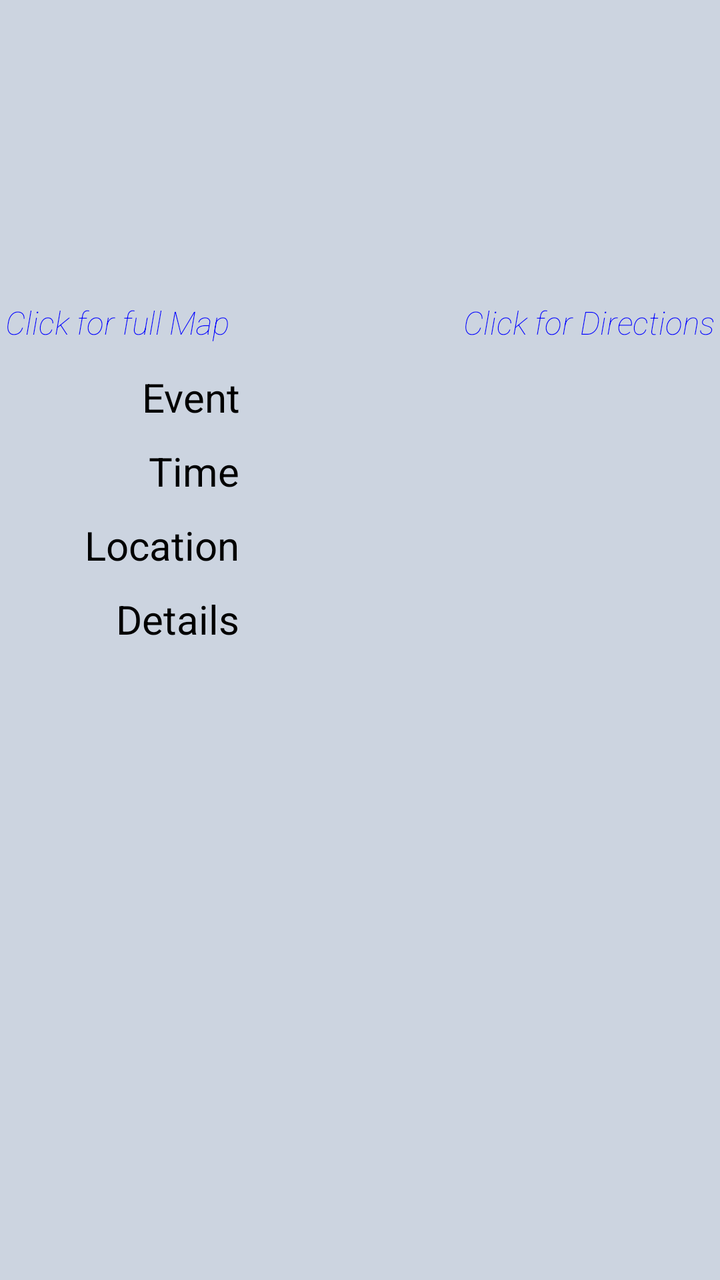
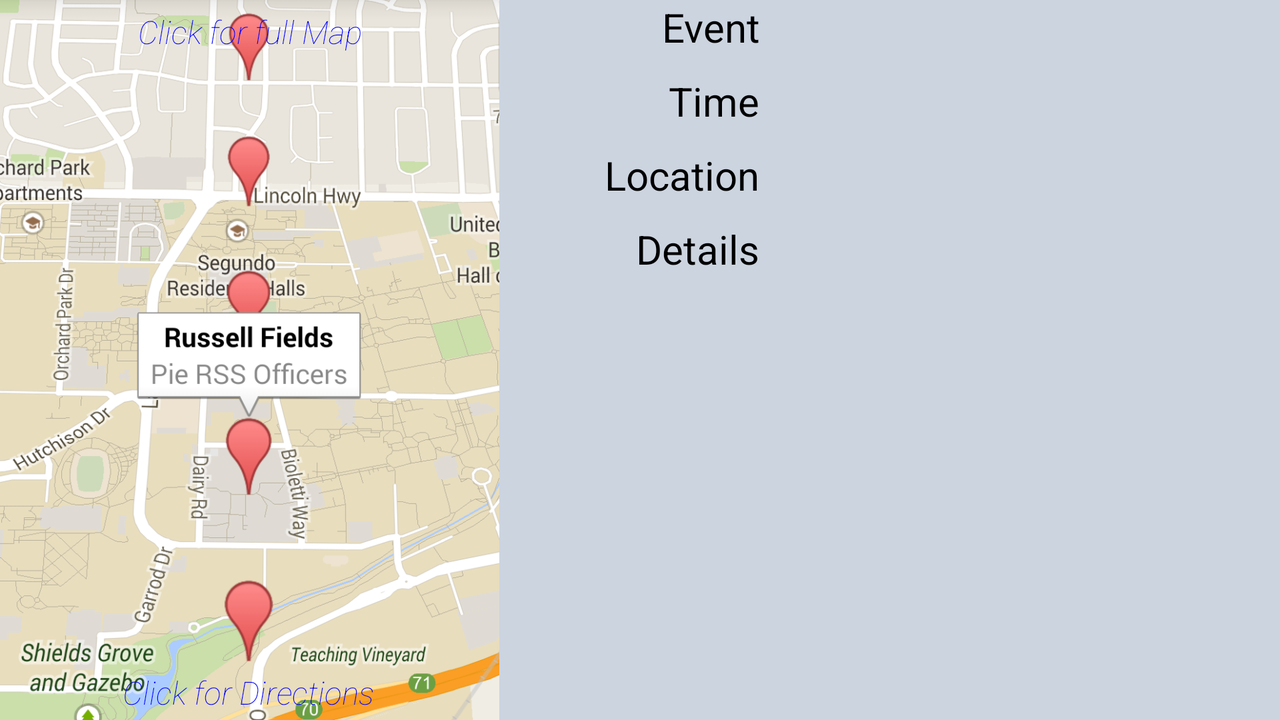

One screen, two layout resources from the same app: the default and the repository's alternative for another configuration. Each is rendered where Android would select it; the XML of both is given below.
<!-- AndroidManifest.xml: application theme AppTheme -->
<!-- res/layout/fragment_event.xml -->
<?xml version="1.0" encoding="utf-8"?>

<RelativeLayout 
    xmlns:android="http://schemas.android.com/apk/res/android"
    xmlns:tools="http://schemas.android.com/tools"
    android:id="@+id/event_page" 
    android:layout_width="match_parent"  
    android:layout_height="match_parent"
    android:background="@color/aggie_blue_20"
    
    android:paddingBottom="@dimen/activity_vertical_margin"
    android:paddingLeft="@dimen/activity_horizontal_margin"
    android:paddingRight="@dimen/activity_horizontal_margin"
    android:paddingTop="@dimen/activity_vertical_margin"
    tools:context="com.shronas.rssconference.Contact$PlaceholderFragment">
      
    <FrameLayout
        android:id="@+id/map_frame"
        android:layout_width="match_parent"             
        android:layout_height="175dp"
        android:layout_centerHorizontal="true" 
        android:layout_marginBottom="10dp">
		<ImageView
		    android:id="@+id/map_image"
		    android:layout_width="match_parent" 		        
		    android:layout_height="match_parent"
		    android:contentDescription="@string/contentDesc"
		    android:scaleType="centerCrop" />
		
		
		
		<TextView
		    android:id="@+id/map_text"
        android:layout_width="wrap_content"
        android:layout_height="wrap_content"
        android:fontFamily="sans-serif-thin"
        android:text="@string/click_for_map"
        android:layout_gravity="bottom|left"
        android:textColor="@color/blue"
        android:textSize="16sp"
        android:textStyle="italic"
        android:layout_marginLeft="3dp"
        android:layout_marginBottom="3dp"
        android:paddingTop="5dp"
        android:paddingRight="5dp"
        android:clickable="true"
        android:onClick="openMap" />
		 
    <TextView
        android:id="@+id/directions_text"
        android:layout_width="wrap_content"
        android:layout_height="wrap_content"
        android:fontFamily="sans-serif-thin"
        android:text="@string/click_for_directions"
        android:layout_gravity="bottom|right"
        android:textColor="@color/blue"
        android:textSize="16sp"
        android:textStyle="italic"
        android:layout_marginRight="3dp"
        android:layout_marginBottom="3dp"
        android:paddingLeft="5dp"
        android:paddingTop="5dp"
        android:clickable="true"        
        android:onClick="openDirections" /> 
		</FrameLayout>
        
    <LinearLayout
        android:id="@+id/event_name_row"
        android:layout_width="match_parent"
        android:layout_height="wrap_content"
        android:orientation="horizontal"
        android:layout_below="@id/map_frame"
        android:layout_marginBottom="10dp">
        
        <TextView
            android:id="@+id/event_name_title"
            android:layout_width="0dp"
            android:layout_height="match_parent"
            android:layout_weight="2"
            android:fontFamily="sans-serif"
            android:gravity="right|center_vertical"
            android:text="@string/event_default"
            android:textColor="@color/black"
            android:textSize="20sp" />

        <TextView
            android:id="@+id/event_name"
            android:layout_width="0dp"
            android:layout_height="wrap_content"
            android:layout_weight="4"
            android:fontFamily="sans-serif-thin"
            android:paddingLeft="5dp"
            android:gravity="left"
            android:textColor="@color/black"
            android:textSize="20sp" />
  
    </LinearLayout>
    
    <LinearLayout
        android:id="@+id/event_time_row"
        android:layout_width="match_parent"
        android:layout_height="wrap_content"
        android:orientation="horizontal"
        android:layout_below="@id/event_name_row"
        android:layout_marginBottom="10dp">
        
        <TextView
            android:id="@+id/event_time_title"
            android:layout_width="0dp"
            android:layout_height="match_parent"
            android:layout_weight="2"
            android:fontFamily="sans-serif"
            android:gravity="right|center_vertical"
            android:text="@string/event_time_default"
            android:textColor="@color/black"
            android:textSize="20sp" />

        <TextView
            android:id="@+id/event_time"
            android:layout_width="0dp"
            android:layout_height="wrap_content"
            android:layout_weight="4"
            android:fontFamily="sans-serif-thin"
            android:paddingLeft="5dp"
            android:gravity="left"
            android:textColor="@color/black"
            android:textSize="20sp" />  
    </LinearLayout>
    
    <LinearLayout
        android:id="@+id/event_location_row"
        android:layout_width="match_parent"
        android:layout_height="wrap_content"
        android:orientation="horizontal"
        android:layout_below="@id/event_time_row"
        android:layout_marginBottom="10dp">
        
        <TextView
            android:id="@+id/event_location_title"
            android:layout_width="0dp"
            android:layout_height="match_parent"
            android:layout_weight="2"
            android:fontFamily="sans-serif"
            android:gravity="right|center_vertical"
            android:text="@string/event_loc_default"
            android:textColor="@color/black"
            android:textSize="20sp" />

        <TextView
            android:id="@+id/event_location"
            android:layout_width="0dp"
            android:layout_height="match_parent"
            android:layout_weight="4"
            android:paddingLeft="5dp"
            android:gravity="left"
            android:fontFamily="sans-serif-thin"
            android:textColor="@color/black"
            android:textSize="20sp" />  		            
    </LinearLayout>    
    
    <LinearLayout
        android:id="@+id/event_details_row"
        android:layout_width="match_parent"
        android:layout_height="wrap_content"
        android:orientation="horizontal"
        android:layout_below="@id/event_location_row">
        
        <TextView
            android:id="@+id/event_details_title"
            android:layout_width="0dp"
            android:layout_height="match_parent"
            android:layout_weight="2"
            android:fontFamily="sans-serif"
            android:gravity="right|center_vertical"
            android:text="@string/event_details_default"
            android:textColor="@color/black"
            android:textSize="20sp" />

        <ScrollView
            android:layout_weight="4"
            android:layout_width="0dp"
            android:layout_height="wrap_content"
            android:scrollbarAlwaysDrawVerticalTrack="true">
        <TextView
            android:id="@+id/event_details"
            android:layout_width="match_parent"
            android:layout_height="wrap_content"
            android:fontFamily="sans-serif-thin"
            android:paddingLeft="5dp"
            android:gravity="left"
            android:textColor="@color/black"
            android:textSize="20sp" /> 
        </ScrollView> 
    </LinearLayout>        
</RelativeLayout>
<!-- resources referenced by this layout -->
<resources>
  <color name="aggie_blue_20">#CCD4E0</color>
  <color name="black">#000000</color>
  <color name="blue">#0000FF</color>
  <string name="click_for_directions">Click for Directions</string>
  <string name="click_for_map">Click for full Map</string>
  <string name="contentDesc">Image</string>
  <string name="event_default">Event</string>
  <string name="event_details_default">Details</string>
  <string name="event_loc_default">Location</string>
  <string name="event_time_default">Time</string>
  <style name="AppTheme" parent="AppBaseTheme">
          
      </style>
  <!-- from res/values-v14/ -->
  <style name="AppBaseTheme" parent="Theme.AppCompat.Light.DarkActionBar">
          
      </style>
</resources>
<!-- res/layout-land/fragment_event.xml (the repository's variant of the layout above) -->
<!-- drawn on the phone turned sideways -->
<?xml version="1.0" encoding="utf-8"?>

<LinearLayout 
    xmlns:android="http://schemas.android.com/apk/res/android"
    xmlns:tools="http://schemas.android.com/tools"
    android:id="@+id/event_page" 
    android:layout_width="match_parent"  
    android:layout_height="match_parent"
    android:orientation="horizontal"
    android:background="@color/aggie_blue_20"
    android:baselineAligned="false" 
    
    android:paddingBottom="@dimen/activity_vertical_margin"
    android:paddingLeft="@dimen/activity_horizontal_margin"
    android:paddingRight="@dimen/activity_horizontal_margin"
    android:paddingTop="@dimen/activity_vertical_margin"
    tools:context="com.shronas.rssconference.Contact$PlaceholderFragment">
      
    <FrameLayout
        android:id="@+id/map_frame"
        android:layout_width="250dp"             
        android:layout_height="match_parent">
    <ImageView
        android:id="@+id/map_image"
        android:layout_width="match_parent"            

 
        android:layout_height="match_parent"
        android:src="@drawable/map2" 
        android:contentDescription="@string/contentDesc"
        android:scaleType="centerCrop" />
    
    <TextView
        android:id="@+id/map_text"
        android:layout_width="wrap_content"
        android:layout_height="wrap_content"
        android:fontFamily="sans-serif-thin"
        android:text="@string/click_for_map"
        android:layout_gravity="top|center"
        android:textColor="@color/blue"
        android:textSize="16sp"
        android:textStyle="italic"
        android:layout_marginLeft="3dp"
        android:layout_marginBottom="3dp"
        android:paddingTop="5dp"
        android:paddingRight="5dp"
        android:clickable="true"
        android:onClick="openMap" />
     
    <TextView
        android:id="@+id/directions_text"
        android:layout_width="wrap_content"
        android:layout_height="wrap_content"
        android:fontFamily="sans-serif-thin"
        android:text="@string/click_for_directions"
        android:layout_gravity="bottom|center"
        android:textColor="@color/blue"
        android:textSize="16sp"
        android:textStyle="italic"
        android:layout_marginRight="3dp"
        android:layout_marginBottom="3dp"
        android:paddingLeft="5dp"
        android:paddingTop="5dp"
        android:clickable="true"        
        android:onClick="openDirections" /> 
    </FrameLayout>
        
    <RelativeLayout
        android:layout_width="0dp"
        android:layout_weight="1.5"             
        android:layout_height="match_parent">
    <LinearLayout
        android:id="@+id/event_name_row"
        android:layout_width="match_parent"
        android:layout_height="wrap_content"
        android:orientation="horizontal"
        android:layout_marginBottom="10dp">
        
        <TextView
            android:id="@+id/event_name_title"
            android:layout_width="0dp"
            android:layout_height="match_parent"
            android:layout_weight="2"
            android:fontFamily="sans-serif"
            android:gravity="right|center_vertical"
            android:text="@string/event_default"
            android:textColor="@color/black"
            android:textSize="20sp" />

        <TextView
            android:id="@+id/event_name"
            android:layout_width="0dp"
            android:layout_height="wrap_content"
            android:layout_weight="4"
            android:fontFamily="sans-serif-thin"
            android:paddingLeft="5dp"
            android:gravity="left"
            android:textColor="@color/black"
            android:textSize="20sp" />
  
    </LinearLayout>
    
    <LinearLayout
        android:id="@+id/event_time_row"
        android:layout_width="match_parent"
        android:layout_height="wrap_content"
        android:orientation="horizontal"
        android:layout_below="@id/event_name_row"
        android:layout_marginBottom="10dp">
        
        <TextView
            android:id="@+id/event_time_title"
            android:layout_width="0dp"
            android:layout_height="match_parent"
            android:layout_weight="2"
            android:fontFamily="sans-serif"
            android:gravity="right|center_vertical"
            android:text="@string/event_time_default"
            android:textColor="@color/black"
            android:textSize="20sp" />

        <TextView
            android:id="@+id/event_time"
            android:layout_width="0dp"
            android:layout_height="wrap_content"
            android:layout_weight="4"
            android:fontFamily="sans-serif-thin"
            android:paddingLeft="5dp"
            android:gravity="left"
            android:textColor="@color/black"
            android:textSize="20sp" />  
    </LinearLayout>
    
    <LinearLayout
        android:id="@+id/event_location_row"
        android:layout_width="match_parent"
        android:layout_height="wrap_content"
        android:orientation="horizontal"
        android:layout_below="@id/event_time_row"
        android:layout_marginBottom="10dp">
        
        <TextView
            android:id="@+id/event_location_title"
            android:layout_width="0dp"
            android:layout_height="match_parent"
            android:layout_weight="2"
            android:fontFamily="sans-serif"
            android:gravity="right|center_vertical"
            android:text="@string/event_loc_default"
            android:textColor="@color/black"
            android:textSize="20sp" />

        <TextView
            android:id="@+id/event_location"
            android:layout_width="0dp"
            android:layout_height="match_parent"
            android:layout_weight="4"
            android:paddingLeft="5dp"
            android:gravity="left"
            android:fontFamily="sans-serif-thin"
            android:textColor="@color/black"
            android:textSize="20sp" />                  
    </LinearLayout>    
    
    <LinearLayout
        android:id="@+id/event_details_row"
        android:layout_width="match_parent"
        android:layout_height="wrap_content"
        android:orientation="horizontal"
        android:layout_below="@id/event_location_row">
        
        <TextView
            android:id="@+id/event_details_title"
            android:layout_width="0dp"
            android:layout_height="match_parent"
            android:layout_weight="2"
            android:fontFamily="sans-serif"
            android:gravity="right|center_vertical"
            android:text="@string/event_details_default"
            android:textColor="@color/black"
            android:textSize="20sp" />

        <ScrollView
            android:layout_weight="4"
            android:layout_width="0dp"
            android:layout_height="wrap_content"
            android:scrollbarAlwaysDrawVerticalTrack="true">
        <TextView
            android:id="@+id/event_details"
            android:layout_width="match_parent"
            android:layout_height="wrap_content"
            android:fontFamily="sans-serif-thin"
            android:paddingLeft="5dp"
            android:gravity="left"
            android:textColor="@color/black"
            android:textSize="20sp" /> 
        </ScrollView> 
    </LinearLayout>  
    </RelativeLayout>     
</LinearLayout>
<!-- resources referenced by the variant -->
<!-- as the phone turned sideways resolves them -->
<resources>
  <color name="aggie_blue_20">#CCD4E0</color>
  <color name="black">#000000</color>
  <color name="blue">#0000FF</color>
  <!-- drawable map2: png bitmap (drawable, 590822 bytes) -->
  <string name="click_for_directions">Click for Directions</string>
  <string name="click_for_map">Click for full Map</string>
  <string name="contentDesc">Image</string>
  <string name="event_default">Event</string>
  <string name="event_details_default">Details</string>
  <string name="event_loc_default">Location</string>
  <string name="event_time_default">Time</string>
  <style name="AppTheme" parent="AppBaseTheme">
          
      </style>
  <!-- from res/values-v14/ -->
  <style name="AppBaseTheme" parent="Theme.AppCompat.Light.DarkActionBar">
          
      </style>
</resources>
